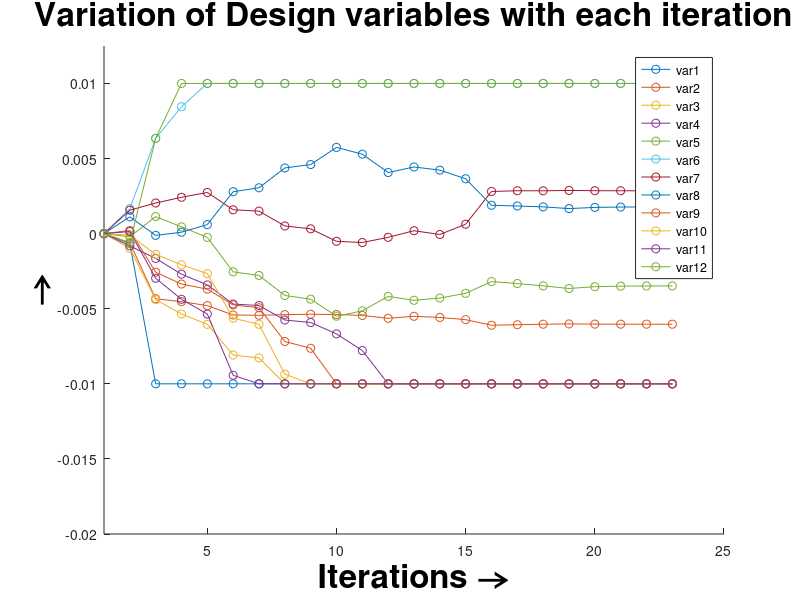
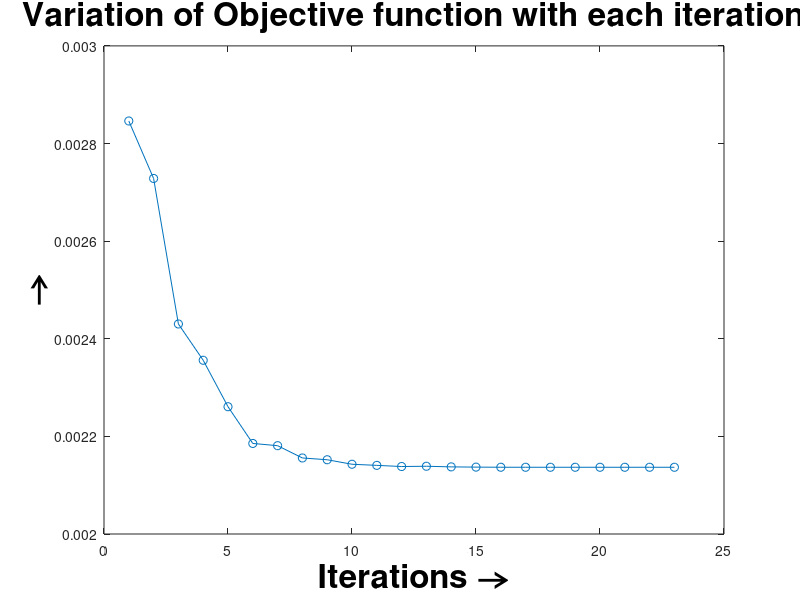

MATLAB code for these plots, in order:
clear all;
close all;
clc;
format longe;

load sequential.txt
load plotdata.txt

x = sequential(:,1);
dp1 = sequential(:,2);
dp2 = sequential(:,3);
dp3 = sequential(:,4);
dp4 = sequential(:,5);
dp5 = sequential(:,6);
dp6 = sequential(:,7);
dp7 = sequential(:,8);
dp8 = sequential(:,9);
dp9 = sequential(:,10);
dp10 = sequential(:,11);
dp11 = sequential(:,12);
dp12 = sequential(:,13);
dp13 = sequential(:,14);
obj = sequential(:,15);

figure (1);
hold on;
plot(x,dp1,'o-');
plot(x,dp2,'o-');
plot(x,dp3,'o-');
plot(x,dp4,'o-');
plot(x,dp5,'o-');
plot(x,dp6,'o-');
plot(x,dp7,'o-');
plot(x,dp8,'o-');
plot(x,dp9,'o-');
plot(x,dp10,'o-');
plot(x,dp11,'o-');
plot(x,dp12,'o-');
legend('var1','var2','var3','var4','var5','var6','var7','var8','var9','var10','var11','var12');

axis([1,25,-0.02,0.0125]);
xlabel('Iterations \rightarrow','FontSize',24,'FontWeight','bold','Color','k');
ylabel('\rightarrow','FontSize',24,'FontWeight','bold','Color','k');
title('Variation of Design variables with each iteration','FontSize',24,'FontWeight','bold','Color','k');

figure (2);
plot(x,obj,'o-');
xlabel('Iterations \rightarrow','FontSize',24,'FontWeight','bold','Color','k');
ylabel('\rightarrow','FontSize',24,'FontWeight','bold','Color','k');
title('Variation of Objective function with each iteration','FontSize',24,'FontWeight','bold','Color','k');

